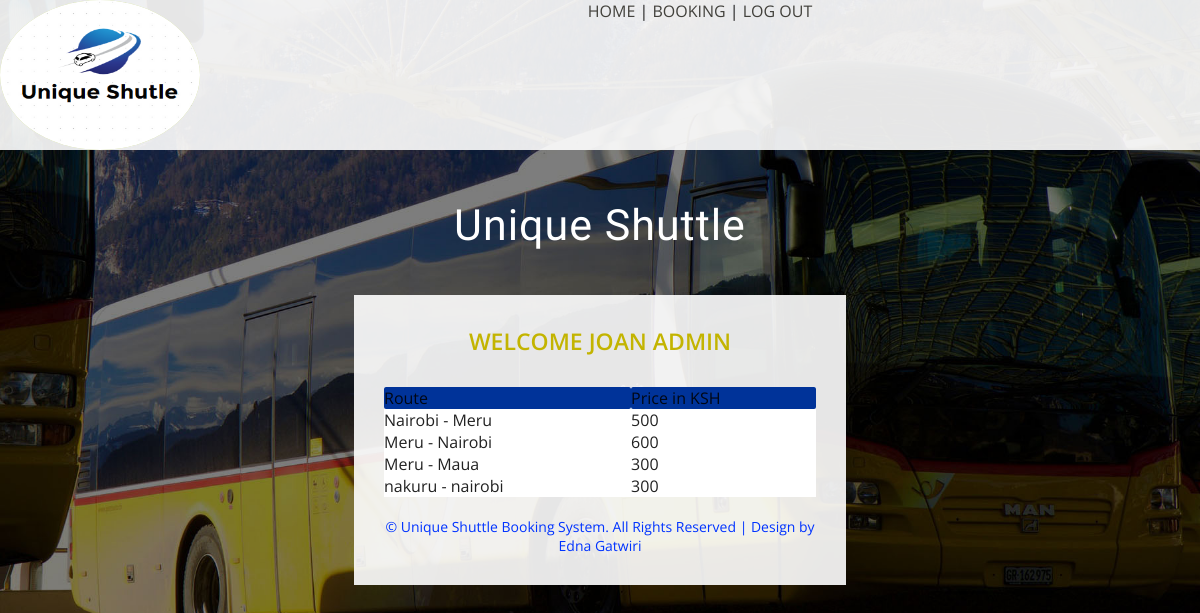
Page /welcome.php (signed in) on the committed database.
### tables this page shows
CREATE TABLE `route` (
  `routeID` int(11) NOT NULL,
  `description` varchar(50) NOT NULL,
  `price` int(50) NOT NULL
);

### welcome.php (the view, shortened to what this page needs)
<?php require 'resources/connect.php';
$name=$_SESSION['name'];
?>
<!DOCTYPE html PUBLIC "-//W3C//DTD XHTML 1.0 Transitional//EN" "http://www.w3.org/TR/xhtml1/DTD/xhtml1-transitional.dtd">
<html xmlns="http://www.w3.org/1999/xhtml">
<head>
      <link type="text/css" rel="stylesheet" href="css/materialize.min.css"  media="screen,projection"/>
<link rel="stylesheet" type="text/css" href="css/jquery.seat-charts.css">
<link href="css/style.css" rel="stylesheet" type="text/css" media="all" />
</head>
<body>
<?php include 'header.php';?>
<div class="content">
	<h1>Unique Shuttle</h1>
	<div class="main">
		<h2>Welcome <?php echo $name?></h2>
		<div class="wrapper">
			<div id="seat-map">
  <div class="row">
  <table class="highlight" bgcolor="#FFFFFF">
  <tr bgcolor="#003399">
    <th scope="col">Route</th>
    <th scope="col">Price in KSH</th>
  </tr>
    <?php
	$booking_sel="SELECT * FROM route";
		$que_booking_sel= mysqli_query($conn,$booking_sel);
while($row = mysqli_fetch_assoc($que_booking_sel)) {
	$desc=$row['description'];
	$price=$row['price'];
?>
<tr>
  <td><?php echo $desc;?></td>
    <td><?php echo $price;?></td>
    </tr>
	<?php
}
?>
</table>
  </div>
      </div>
      </div>
	<p class="copy_rights"><strong>&copy; Unique Shuttle Booking System. All Rights Reserved | Design by  Edna Gatwiri</strong></p>
</div>
</div>
</body>
</html>

### css/style.css (style rules this page uses)
html,body,div,span,applet,object,iframe,h1,h2,h3,h4,h5,h6,p,blockquote,pre,a,abbr,acronym,address,big,cite,code,del,dfn,em,img,ins,kbd,q,s,samp,small,strike,strong,sub,sup,tt,var,b,u,i,dl,dt,dd,ol,nav ul,nav li,fieldset,form,label,legend,table,caption,tbody,tfoot,thead,tr,th,td,article,aside,canvas,details,embed,figure,figcaption,footer,header,hgroup,menu,nav,output,ruby,section,summary,time,mark,audio,video { margin:0;padding:0;border:0;font-size:100%;font:inherit;vertical-align:baseline; }
table { border-collapse:collapse;border-spacing:0; }
body { padding:0; margin:0; background:url(../images/banner.jpg) no-repeat center; background-size: cover; -webkit-background-size: cover; -o-background-size: cover; -ms-background-size: cover; -moz-background-size: cover; font-family: 'Open Sans', sans-serif !important; }
h1,h2,h3,h4,h5,h6 { margin:0; }
p { margin:0; }
.content { padding:50px 0; }
.content h1 { color: #fff; font-size: 43px; text-align: center; letter-spacing: 1px; text-transform: capitalize; font-family: 'Roboto', sans-serif; }
.main { width: 32%; margin: 45px auto; background:rgba(255, 255, 255, 0.90); padding: 30px 30px; }
.main h2 { color: #C3B400; font-size: 23px; text-align: center; margin-bottom: 30px; text-transform: uppercase; font-weight: 600; }
p.copy_rights { color: #03F; font-size: 14px; text-align: center; }
@media (max-width: 1440px) { .main { width: 36%; } }
@media (max-width: 1366px) { .main { width: 38%; } }
@media (max-width: 1280px) { .main { width: 41%; } }

### rows in the picture
route: description "Nairobi - Meru", price "500"
route: description "Meru - Nairobi", price "600"
route: description "Meru - Maua", price "300"
route: description "nakuru - nairobi", price "300"

### other values in the picture
$name "JOAN ADMIN"
